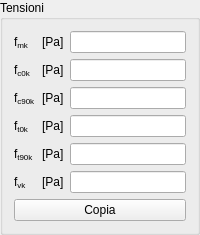
        <widget class="QGroupBox" name="tensioneGBox">
         <property name="title">
          <string>Tensioni</string>
         </property>
         <layout class="QGridLayout" name="gridLayout_2">
          <item row="0" column="0">
           <widget class="QLabelRichName" name="fmkLabel">
            <property name="text">
             <string>&lt;!DOCTYPE HTML PUBLIC &quot;-//W3C//DTD HTML 4.0//EN&quot; &quot;http://www.w3.org/TR/REC-html40/strict.dtd&quot;&gt;
&lt;html&gt;&lt;head&gt;&lt;meta name=&quot;qrichtext&quot; content=&quot;1&quot; /&gt;&lt;/head&gt;
&lt;body&gt;
f&lt;span style=&quot; vertical-align:sub;&quot;&gt;mk&lt;/span&gt;
&lt;/body&gt;
&lt;/html&gt;</string>
            </property>
           </widget>
          </item>
          <item row="0" column="2">
           <widget class="QLineEditValue" name="fmkLEdit"/>
          </item>
          <item row="1" column="0">
           <widget class="QLabelRichName" name="fc0kLabel">
            <property name="text">
             <string>&lt;!DOCTYPE HTML PUBLIC &quot;-//W3C//DTD HTML 4.0//EN&quot; &quot;http://www.w3.org/TR/REC-html40/strict.dtd&quot;&gt;
&lt;html&gt;&lt;head&gt;&lt;meta name=&quot;qrichtext&quot; content=&quot;1&quot; /&gt;&lt;/head&gt;
&lt;body&gt;
f&lt;span style=&quot; vertical-align:sub;&quot;&gt;c0k&lt;/span&gt;
&lt;/body&gt;
&lt;/html&gt;</string>
            </property>
           </widget>
          </item>
          <item row="1" column="2">
           <widget class="QLineEditValue" name="fc0kLEdit"/>
          </item>
          <item row="2" column="0">
           <widget class="QLabelRichName" name="fc90kLabel">
            <property name="text">
             <string>&lt;!DOCTYPE HTML PUBLIC &quot;-//W3C//DTD HTML 4.0//EN&quot; &quot;http://www.w3.org/TR/REC-html40/strict.dtd&quot;&gt;
&lt;html&gt;&lt;head&gt;&lt;meta name=&quot;qrichtext&quot; content=&quot;1&quot; /&gt;&lt;/head&gt;
&lt;body&gt;
f&lt;span style=&quot; vertical-align:sub;&quot;&gt;c90k&lt;/span&gt;
&lt;/body&gt;&lt;/html&gt;</string>
            </property>
           </widget>
          </item>
          <item row="2" column="2">
           <widget class="QLineEditValue" name="fc90kLEdit"/>
          </item>
          <item row="3" column="0">
           <widget class="QLabelRichName" name="ft0kLabel">
            <property name="text">
             <string>&lt;!DOCTYPE HTML PUBLIC &quot;-//W3C//DTD HTML 4.0//EN&quot; &quot;http://www.w3.org/TR/REC-html40/strict.dtd&quot;&gt;
&lt;html&gt;&lt;head&gt;&lt;meta name=&quot;qrichtext&quot; content=&quot;1&quot; /&gt;&lt;/head&gt;
&lt;body&gt;
f&lt;span style=&quot; vertical-align:sub;&quot;&gt;t0k&lt;/span&gt;
&lt;/body&gt;&lt;/html&gt;</string>
            </property>
           </widget>
          </item>
          <item row="3" column="2">
           <widget class="QLineEditValue" name="ft0kLEdit"/>
          </item>
          <item row="4" column="0">
           <widget class="QLabelRichName" name="ft90kLabel">
            <property name="text">
             <string>&lt;!DOCTYPE HTML PUBLIC &quot;-//W3C//DTD HTML 4.0//EN&quot; &quot;http://www.w3.org/TR/REC-html40/strict.dtd&quot;&gt;
&lt;html&gt;&lt;head&gt;&lt;meta name=&quot;qrichtext&quot; content=&quot;1&quot; /&gt;&lt;/head&gt;
&lt;body&gt;
f&lt;span style=&quot;vertical-align:sub;&quot;&gt;t90k&lt;/span&gt;
&lt;/body&gt;&lt;/html&gt;</string>
            </property>
           </widget>
          </item>
          <item row="4" column="2">
           <widget class="QLineEditValue" name="ft90kLEdit"/>
          </item>
          <item row="5" column="0">
           <widget class="QLabelRichName" name="fvkLabel">
            <property name="text">
             <string>&lt;!DOCTYPE HTML PUBLIC &quot;-//W3C//DTD HTML 4.0//EN&quot; &quot;http://www.w3.org/TR/REC-html40/strict.dtd&quot;&gt;
&lt;html&gt;&lt;head&gt;&lt;meta name=&quot;qrichtext&quot; content=&quot;1&quot; /&gt;&lt;/head&gt;
&lt;body&gt;
f&lt;span style=&quot;vertical-align:sub;&quot;&gt;vk&lt;/span&gt;
&lt;/body&gt;
&lt;/html&gt;</string>
            </property>
           </widget>
          </item>
          <item row="5" column="2">
           <widget class="QLineEditValue" name="fvkLEdit"/>
          </item>
          <item row="5" column="1">
           <widget class="QLabelUnitMeasure" name="fvkUMLabel">
            <property name="text">
             <string>&lt;!DOCTYPE HTML PUBLIC &quot;-//W3C//DTD HTML 4.0//EN&quot; &quot;http://www.w3.org/TR/REC-html40/strict.dtd&quot;&gt;
&lt;html&gt;&lt;head&gt;&lt;meta name=&quot;qrichtext&quot; content=&quot;1&quot; /&gt;&lt;/head&gt;
&lt;body&gt;
[Pa]
&lt;/body&gt;
&lt;/html&gt;</string>
            </property>
           </widget>
          </item>
          <item row="4" column="1">
           <widget class="QLabelUnitMeasure" name="ft90kUMLabel">
            <property name="text">
             <string>&lt;!DOCTYPE HTML PUBLIC &quot;-//W3C//DTD HTML 4.0//EN&quot; &quot;http://www.w3.org/TR/REC-html40/strict.dtd&quot;&gt;
&lt;html&gt;&lt;head&gt;&lt;meta name=&quot;qrichtext&quot; content=&quot;1&quot; /&gt;&lt;/head&gt;
&lt;body&gt;
[Pa]
&lt;/body&gt;
&lt;/html&gt;</string>
            </property>
           </widget>
          </item>
          <item row="3" column="1">
           <widget class="QLabelUnitMeasure" name="ft0kUMLabel">
            <property name="text">
             <string>&lt;!DOCTYPE HTML PUBLIC &quot;-//W3C//DTD HTML 4.0//EN&quot; &quot;http://www.w3.org/TR/REC-html40/strict.dtd&quot;&gt;
&lt;html&gt;&lt;head&gt;&lt;meta name=&quot;qrichtext&quot; content=&quot;1&quot; /&gt;&lt;/head&gt;
&lt;body&gt;
[Pa]
&lt;/body&gt;
&lt;/html&gt;</string>
            </property>
           </widget>
          </item>
          <item row="2" column="1">
           <widget class="QLabelUnitMeasure" name="fc90kUMLabel">
            <property name="text">
             <string>&lt;!DOCTYPE HTML PUBLIC &quot;-//W3C//DTD HTML 4.0//EN&quot; &quot;http://www.w3.org/TR/REC-html40/strict.dtd&quot;&gt;
&lt;html&gt;&lt;head&gt;&lt;meta name=&quot;qrichtext&quot; content=&quot;1&quot; /&gt;&lt;/head&gt;
&lt;body&gt;
[Pa]
&lt;/body&gt;
&lt;/html&gt;</string>
            </property>
           </widget>
          </item>
          <item row="1" column="1">
           <widget class="QLabelUnitMeasure" name="fc0kUMLabel">
            <property name="text">
             <string>&lt;!DOCTYPE HTML PUBLIC &quot;-//W3C//DTD HTML 4.0//EN&quot; &quot;http://www.w3.org/TR/REC-html40/strict.dtd&quot;&gt;
&lt;html&gt;&lt;head&gt;&lt;meta name=&quot;qrichtext&quot; content=&quot;1&quot; /&gt;&lt;/head&gt;
&lt;body&gt;
[Pa]
&lt;/body&gt;
&lt;/html&gt;</string>
            </property>
           </widget>
          </item>
          <item row="0" column="1">
           <widget class="QLabelUnitMeasure" name="fmkUMLabel">
            <property name="text">
             <string>&lt;!DOCTYPE HTML PUBLIC &quot;-//W3C//DTD HTML 4.0//EN&quot; &quot;http://www.w3.org/TR/REC-html40/strict.dtd&quot;&gt;
&lt;html&gt;&lt;head&gt;&lt;meta name=&quot;qrichtext&quot; content=&quot;1&quot; /&gt;&lt;/head&gt;
&lt;body&gt;
[Pa]
&lt;/body&gt;
&lt;/html&gt;</string>
            </property>
           </widget>
          </item>
          <item row="6" column="0" colspan="3">
           <widget class="QPushButton" name="copyfkToClipBoardPButton">
            <property name="text">
             <string>Copia</string>
            </property>
           </widget>
          </item>
         </layout>
        </widget>
